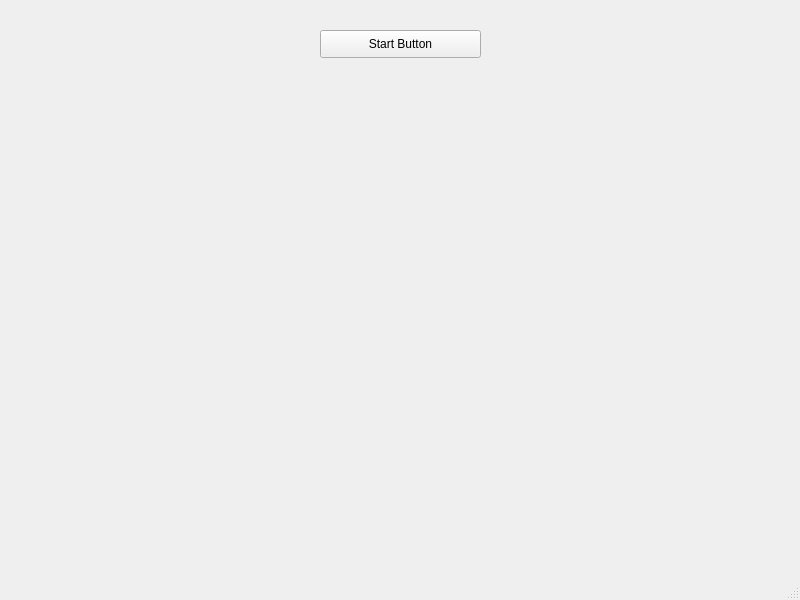
<?xml version="1.0" encoding="UTF-8"?>
<ui version="4.0">
 <class>MainWindow</class>
 <widget class="QMainWindow" name="MainWindow">
  <property name="geometry">
   <rect>
    <x>0</x>
    <y>0</y>
    <width>800</width>
    <height>600</height>
   </rect>
  </property>
  <property name="windowTitle">
   <string>MainWindow</string>
  </property>
  <widget class="QWidget" name="centralwidget">
   <widget class="QPushButton" name="pushButton">
    <property name="geometry">
     <rect>
      <x>320</x>
      <y>30</y>
      <width>161</width>
      <height>28</height>
     </rect>
    </property>
    <property name="text">
     <string>Start Button</string>
    </property>
   </widget>
  </widget>
  <widget class="QMenuBar" name="menubar">
   <property name="geometry">
    <rect>
     <x>0</x>
     <y>0</y>
     <width>800</width>
     <height>26</height>
    </rect>
   </property>
  </widget>
  <widget class="QStatusBar" name="statusbar"/>
 </widget>
 <resources/>
 <connections/>
</ui>
